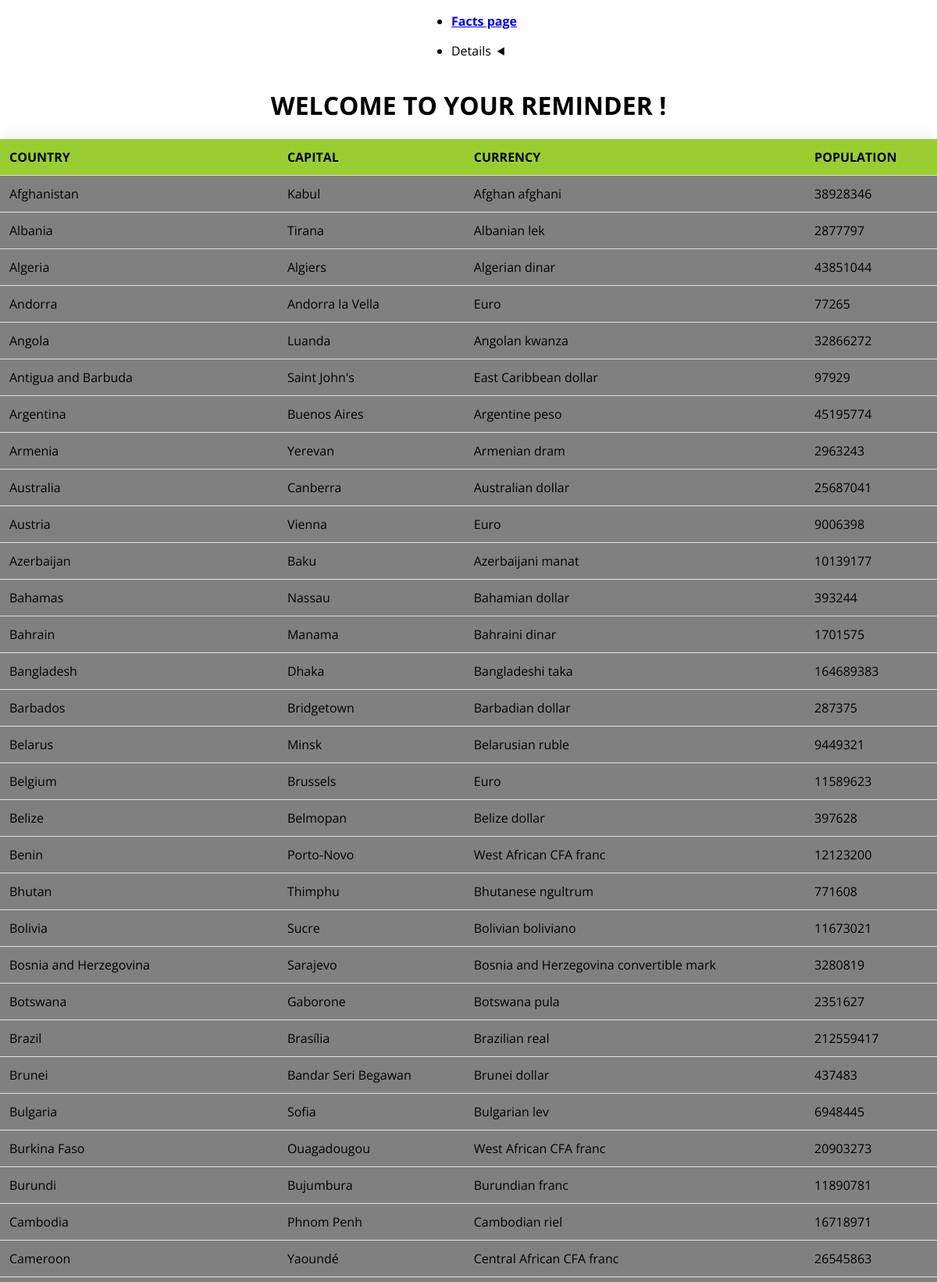
/view/main.php (upper part), run on the app's committed database.
### tables this page shows
CREATE TABLE `countries` (
  `country_id` int(11) NOT NULL,
  `country_name` varchar(255) NOT NULL,
  `capital` varchar(255) NOT NULL,
  `currency` varchar(255) NOT NULL,
  `population` int(11) DEFAULT NULL
);

### model/Data.php (called while the page is built, shortened)
<?php
class Data{
    private $database;
    private $tablen='countries';
    public function __construct($db)
    {
      $this->database=$db;
    }
    public function read(){
        $query='SELECT country_name,capital,currency,population FROM '.$this->tablen;
        $read=$this->database->prepare($query);
        $read->execute();
        $data=$read->fetchAll(PDO::FETCH_ASSOC);
        return $data;
    }
}

### view/main.php (the view, shortened to what this page needs)
<?php
require_once '../model/Data.php';
$database=new Database;
$db=$database->connect();
$cnt=new Data($db);
$data=$cnt->read();
?>
<!DOCTYPE html>
<html>
<head>
    <link rel="stylesheet" href="https://cdn.jsdelivr.net/npm/@picocss/pico@1/css/pico.min.css" />
</head>
<body>
<nav class="container-fluid">
      <ul>
        <li>
          <a href="fact.php" class="contrast" ><strong>Facts page</strong></a>
        </li>
      </ul>
      <ul>
        <li>
          <details role="list" dir="rtl">
          </details>
        </li>
      </ul>
    </nav>
    <h1>WELCOME TO YOUR REMINDER !</h1>
    <table>
        <thead>
            <tr>
                <th>Country</th>
                <th>Capital</th>
                <th>Currency</th>
                <th>Population</th>
            </tr>
        </thead>
   <tbody>
    <?php foreach ($data as $row): ?>
                <tr>
                    <td><?= $row['country_name'] ?></td>
                    <td><?= $row['capital'] ?></td>
                    <td><?= $row['currency'] ?></td>
                    <td><?= $row['population'] ?></td>
                </tr>
            <?php endforeach; ?>
   </tbody>
    </table>
</body>
</html>

### view/main.php (style rules this page uses)
body { font-family: 'Open Sans', sans-serif; margin: 0; padding: 0; display: flex; justify-content: center; align-items: center; min-height: 100vh; flex-direction: column; }
table { width: 100%; border-collapse: collapse; background-color: gray; box-shadow: 0 0 20px rgba(0, 0, 0, 0.1); }
th, td { padding: 12px; text-align: left; border-bottom: 1px solid #e0e0e0; }
th { background-color: yellowgreen; font-weight: 700; text-transform: uppercase; }

### data on the page
countries: country_name "Afghanistan", capital "Kabul", currency "Afghan afghani", population "38928346"
countries: country_name "Albania", capital "Tirana", currency "Albanian lek", population "2877797"
countries: country_name "Algeria", capital "Algiers", currency "Algerian dinar", population "43851044"
countries: country_name "Andorra", capital "Andorra la Vella", currency "Euro", population "77265"
countries: country_name "Angola", capital "Luanda", currency "Angolan kwanza", population "32866272"
countries: country_name "Antigua and Barbuda", capital "Saint John's", currency "East Caribbean dollar", population "97929"
countries: country_name "Argentina", capital "Buenos Aires", currency "Argentine peso", population "45195774"
countries: country_name "Armenia", capital "Yerevan", currency "Armenian dram", population "2963243"
countries: country_name "Australia", capital "Canberra", currency "Australian dollar", population "25687041"
countries: country_name "Austria", capital "Vienna", currency "Euro", population "9006398"
countries: country_name "Azerbaijan", capital "Baku", currency "Azerbaijani manat", population "10139177"
countries: country_name "Bahamas", capital "Nassau", currency "Bahamian dollar", population "393244"
countries: country_name "Bahrain", capital "Manama", currency "Bahraini dinar", population "1701575"
countries: country_name "Bangladesh", capital "Dhaka", currency "Bangladeshi taka", population "164689383"
countries: country_name "Barbados", capital "Bridgetown", currency "Barbadian dollar", population "287375"
countries: country_name "Belarus", capital "Minsk", currency "Belarusian ruble", population "9449321"
countries: country_name "Belgium", capital "Brussels", currency "Euro", population "11589623"
countries: country_name "Belize", capital "Belmopan", currency "Belize dollar", population "397628"
countries: country_name "Benin", capital "Porto-Novo", currency "West African CFA franc", population "12123200"
countries: country_name "Bhutan", capital "Thimphu", currency "Bhutanese ngultrum", population "771608"
countries: country_name "Bolivia", capital "Sucre", currency "Bolivian boliviano", population "11673021"
countries: country_name "Bosnia and Herzegovina", capital "Sarajevo", currency "Bosnia and Herzegovina convertible mark", population "3280819"
countries: country_name "Botswana", capital "Gaborone", currency "Botswana pula", population "2351627"
countries: country_name "Brazil", capital "Brasília", currency "Brazilian real", population "212559417"
countries: country_name "Brunei", capital "Bandar Seri Begawan", currency "Brunei dollar", population "437483"
countries: country_name "Bulgaria", capital "Sofia", currency "Bulgarian lev", population "6948445"
countries: country_name "Burkina Faso", capital "Ouagadougou", currency "West African CFA franc", population "20903273"
countries: country_name "Burundi", capital "Bujumbura", currency "Burundian franc", population "11890781"
countries: country_name "Cambodia", capital "Phnom Penh", currency "Cambodian riel", population "16718971"
countries: country_name "Cameroon", capital "Yaoundé", currency "Central African CFA franc", population "26545863"
